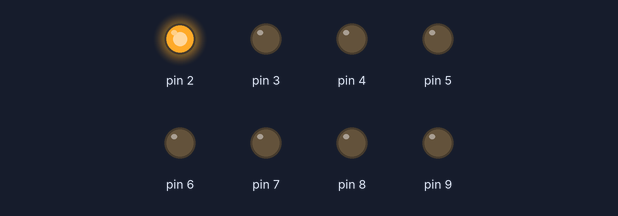
Recording of a sketch running on a simulated Arduino Uno, built with avr-gcc and run on an emulated ATmega328P. Shown: output pins drawn as LEDs (lit = HIGH).

Above: at 0.2 s.
At 1.2 s:
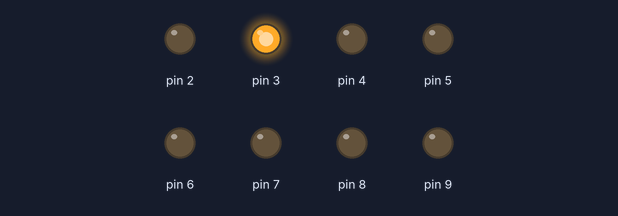
At 2.2 s:
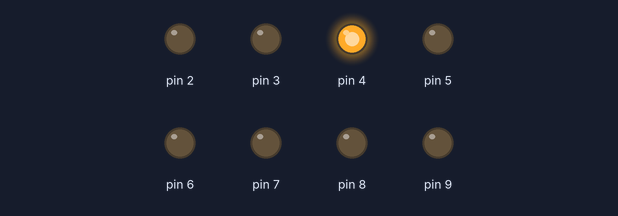
At 5.2 s:
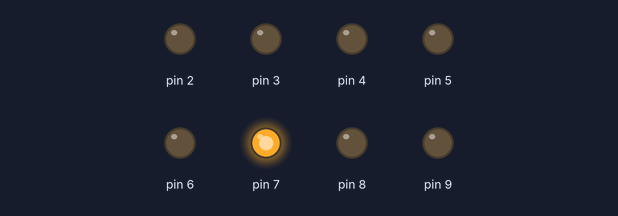
At 7.2 s:
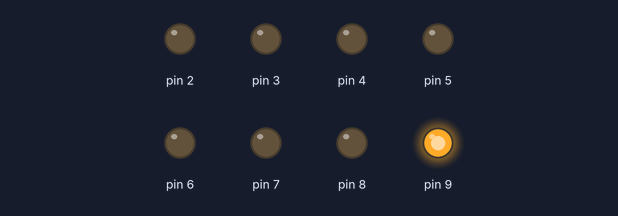
At 9.7 s:
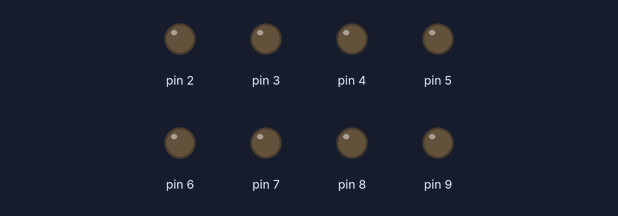
Timing chart, 0 to 10.4 s (numbered marks = the images above):
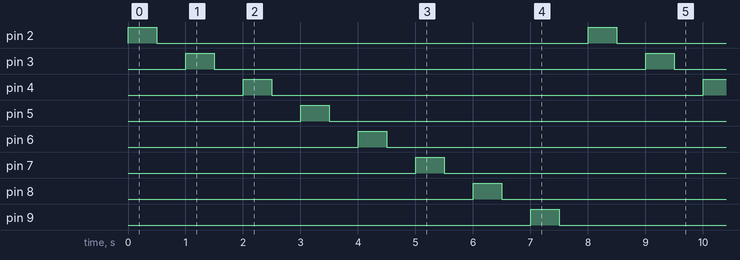

Measured:
- by itself, pin 2–9: alternates HIGH for 0.50 s and LOW for 7.5 s
- by itself, everything shown: repeats every 8.0 s, in 16 steps

The sketch:

coche_fantastico_3.ino
```cpp
void setup() {
  int i;
  //for (i=2;i<8;++i) {
    for (i=2;i<10;++i) {
pinMode( i, OUTPUT) ;
  }
}

void loop() {
  int i;
 //for (i=2;i<8;++i) {
  for (i=2;i<10;++i) {
digitalWrite( i , HIGH) ;
delay (500) ;
digitalWrite( i , LOW);
delay (500) ;
}
}
```
